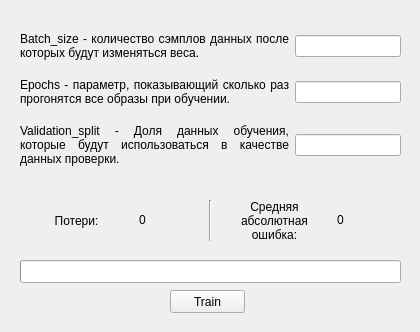
<?xml version="1.0" encoding="UTF-8"?>
<ui version="4.0">
 <class>Form</class>
 <widget class="QWidget" name="Form">
  <property name="geometry">
   <rect>
    <x>0</x>
    <y>0</y>
    <width>420</width>
    <height>332</height>
   </rect>
  </property>
  <property name="windowTitle">
   <string>Form</string>
  </property>
  <widget class="QWidget" name="gridLayoutWidget">
   <property name="geometry">
    <rect>
     <x>20</x>
     <y>20</y>
     <width>381</width>
     <height>161</height>
    </rect>
   </property>
   <layout class="QGridLayout" name="gridLayout">
    <item row="0" column="0">
     <widget class="QLabel" name="labelBatchSize">
      <property name="sizePolicy">
       <sizepolicy hsizetype="Preferred" vsizetype="Preferred">
        <horstretch>0</horstretch>
        <verstretch>0</verstretch>
       </sizepolicy>
      </property>
      <property name="maximumSize">
       <size>
        <width>1500</width>
        <height>16777215</height>
       </size>
      </property>
      <property name="text">
       <string>Batch_size - количество сэмплов данных после которых будут изменяться веса.</string>
      </property>
      <property name="alignment">
       <set>Qt::AlignJustify|Qt::AlignVCenter</set>
      </property>
      <property name="wordWrap">
       <bool>true</bool>
      </property>
     </widget>
    </item>
    <item row="1" column="0">
     <widget class="QLabel" name="labelEpochs">
      <property name="maximumSize">
       <size>
        <width>1500</width>
        <height>16777215</height>
       </size>
      </property>
      <property name="text">
       <string>Epochs - параметр, показывающий сколько раз прогонятся все образы при обучении.</string>
      </property>
      <property name="alignment">
       <set>Qt::AlignJustify|Qt::AlignVCenter</set>
      </property>
      <property name="wordWrap">
       <bool>true</bool>
      </property>
     </widget>
    </item>
    <item row="0" column="1">
     <widget class="QLineEdit" name="textBatchSize">
      <property name="sizePolicy">
       <sizepolicy hsizetype="Maximum" vsizetype="Fixed">
        <horstretch>0</horstretch>
        <verstretch>0</verstretch>
       </sizepolicy>
      </property>
      <property name="maxLength">
       <number>300</number>
      </property>
     </widget>
    </item>
    <item row="2" column="0">
     <widget class="QLabel" name="labelValidationSplit">
      <property name="sizePolicy">
       <sizepolicy hsizetype="Maximum" vsizetype="Preferred">
        <horstretch>0</horstretch>
        <verstretch>0</verstretch>
       </sizepolicy>
      </property>
      <property name="maximumSize">
       <size>
        <width>1500</width>
        <height>16777215</height>
       </size>
      </property>
      <property name="text">
       <string>Validation_split - Доля данных обучения, которые будут использоваться в качестве данных проверки.</string>
      </property>
      <property name="alignment">
       <set>Qt::AlignJustify|Qt::AlignVCenter</set>
      </property>
      <property name="wordWrap">
       <bool>true</bool>
      </property>
     </widget>
    </item>
    <item row="2" column="1">
     <widget class="QLineEdit" name="textValidationSplit">
      <property name="sizePolicy">
       <sizepolicy hsizetype="Maximum" vsizetype="Fixed">
        <horstretch>0</horstretch>
        <verstretch>0</verstretch>
       </sizepolicy>
      </property>
      <property name="maxLength">
       <number>300</number>
      </property>
     </widget>
    </item>
    <item row="1" column="1">
     <widget class="QLineEdit" name="textEpochs">
      <property name="sizePolicy">
       <sizepolicy hsizetype="Maximum" vsizetype="Fixed">
        <horstretch>0</horstretch>
        <verstretch>0</verstretch>
       </sizepolicy>
      </property>
      <property name="maxLength">
       <number>300</number>
      </property>
     </widget>
    </item>
   </layout>
  </widget>
  <widget class="QProgressBar" name="progressTrain">
   <property name="geometry">
    <rect>
     <x>20</x>
     <y>260</y>
     <width>381</width>
     <height>23</height>
    </rect>
   </property>
   <property name="value">
    <number>0</number>
   </property>
   <property name="textVisible">
    <bool>false</bool>
   </property>
  </widget>
  <widget class="QPushButton" name="buttonTrain">
   <property name="geometry">
    <rect>
     <x>170</x>
     <y>290</y>
     <width>75</width>
     <height>23</height>
    </rect>
   </property>
   <property name="text">
    <string>Train</string>
   </property>
  </widget>
  <widget class="QWidget" name="horizontalLayoutWidget">
   <property name="geometry">
    <rect>
     <x>20</x>
     <y>200</y>
     <width>381</width>
     <height>41</height>
    </rect>
   </property>
   <layout class="QHBoxLayout" name="horizontalLayout">
    <property name="sizeConstraint">
     <enum>QLayout::SetDefaultConstraint</enum>
    </property>
    <item>
     <widget class="QLabel" name="labelLoss">
      <property name="sizePolicy">
       <sizepolicy hsizetype="Fixed" vsizetype="Preferred">
        <horstretch>0</horstretch>
        <verstretch>0</verstretch>
       </sizepolicy>
      </property>
      <property name="minimumSize">
       <size>
        <width>85</width>
        <height>0</height>
       </size>
      </property>
      <property name="text">
       <string>Потери:</string>
      </property>
      <property name="alignment">
       <set>Qt::AlignCenter</set>
      </property>
     </widget>
    </item>
    <item>
     <widget class="QLabel" name="textLoss">
      <property name="sizePolicy">
       <sizepolicy hsizetype="Fixed" vsizetype="Fixed">
        <horstretch>0</horstretch>
        <verstretch>0</verstretch>
       </sizepolicy>
      </property>
      <property name="minimumSize">
       <size>
        <width>50</width>
        <height>0</height>
       </size>
      </property>
      <property name="text">
       <string>0</string>
      </property>
     </widget>
    </item>
    <item>
     <widget class="Line" name="line">
      <property name="sizePolicy">
       <sizepolicy hsizetype="Fixed" vsizetype="Minimum">
        <horstretch>0</horstretch>
        <verstretch>0</verstretch>
       </sizepolicy>
      </property>
      <property name="orientation">
       <enum>Qt::Vertical</enum>
      </property>
     </widget>
    </item>
    <item>
     <widget class="QLabel" name="labelAcc">
      <property name="sizePolicy">
       <sizepolicy hsizetype="Fixed" vsizetype="Preferred">
        <horstretch>0</horstretch>
        <verstretch>0</verstretch>
       </sizepolicy>
      </property>
      <property name="maximumSize">
       <size>
        <width>85</width>
        <height>16777215</height>
       </size>
      </property>
      <property name="text">
       <string>Средняя абсолютная ошибка:</string>
      </property>
      <property name="alignment">
       <set>Qt::AlignCenter</set>
      </property>
      <property name="wordWrap">
       <bool>true</bool>
      </property>
     </widget>
    </item>
    <item>
     <widget class="QLabel" name="textAcc">
      <property name="sizePolicy">
       <sizepolicy hsizetype="Fixed" vsizetype="Fixed">
        <horstretch>0</horstretch>
        <verstretch>0</verstretch>
       </sizepolicy>
      </property>
      <property name="minimumSize">
       <size>
        <width>50</width>
        <height>0</height>
       </size>
      </property>
      <property name="text">
       <string>0</string>
      </property>
     </widget>
    </item>
   </layout>
  </widget>
 </widget>
 <resources/>
 <connections/>
</ui>
